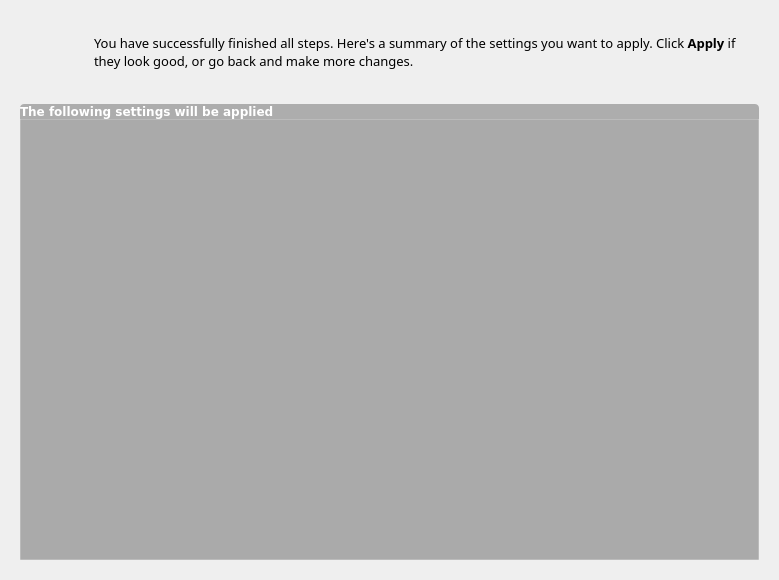
<?xml version="1.0" encoding="UTF-8"?>
<ui version="4.0">
 <class>summaryWidget</class>
 <widget class="QWidget" name="summaryWidget">
  <property name="geometry">
   <rect>
    <x>0</x>
    <y>0</y>
    <width>779</width>
    <height>580</height>
   </rect>
  </property>
  <property name="windowTitle">
   <string>Summary</string>
  </property>
  <property name="styleSheet">
   <string notr="true">QTextEdit {
	background-color: rgb(170, 170, 170);
	border: 1px solid rgba(255,255,255,50);
}

QPushButton{
	padding: 3px 10px 3px 10px;
	color: white;
	border:0px;
	border-radius:4px;
	background-color: rgb(68, 69, 70);
}

QPushButton::flat{
	border:1px solid  rgb(68, 69, 70);
	border-radius:4px;
	background-color: rgb(68, 69, 70);
}

QPushButton::flat:hover{
	border:1px solid rgba(0, 0, 0, 100);
	border-radius:4px;
	background-color: rgb(0, 172, 255);
}

QPushButton::flat:pressed{
	border:1px solid rgba(0, 0, 0, 100);
	border-radius:4px;
	background-color: rgb(106, 114, 128);
}</string>
  </property>
  <layout class="QGridLayout" name="gridLayout">
   <property name="margin">
    <number>20</number>
   </property>
   <property name="spacing">
    <number>0</number>
   </property>
   <item row="0" column="1" colspan="2">
    <widget class="QLabel" name="description">
     <property name="minimumSize">
      <size>
       <width>300</width>
       <height>0</height>
      </size>
     </property>
     <property name="font">
      <font>
       <family>Sans Serif</family>
       <pointsize>10</pointsize>
      </font>
     </property>
     <property name="styleSheet">
      <string notr="true"/>
     </property>
     <property name="text">
      <string>&lt;html&gt;&lt;head/&gt;&lt;body&gt;&lt;p&gt;You have successfully finished all steps. Here's a summary of the settings you want to apply. Click &lt;span style=&quot; font-weight:600;&quot;&gt;Apply&lt;/span&gt; if they look good, or go back and make more changes. &lt;/p&gt;&lt;/body&gt;&lt;/html&gt;</string>
     </property>
     <property name="wordWrap">
      <bool>true</bool>
     </property>
     <property name="indent">
      <number>10</number>
     </property>
    </widget>
   </item>
   <item row="1" column="0">
    <spacer name="verticalSpacer_6">
     <property name="orientation">
      <enum>Qt::Vertical</enum>
     </property>
     <property name="sizeType">
      <enum>QSizePolicy::Fixed</enum>
     </property>
     <property name="sizeHint" stdset="0">
      <size>
       <width>20</width>
       <height>20</height>
      </size>
     </property>
    </spacer>
   </item>
   <item row="2" column="0" colspan="3">
    <widget class="QLabel" name="label">
     <property name="font">
      <font>
       <family>DejaVu Sans</family>
       <pointsize>9</pointsize>
       <weight>75</weight>
       <bold>true</bold>
       <underline>false</underline>
      </font>
     </property>
     <property name="styleSheet">
      <string notr="true">background-color: rgba(0, 0, 0, 70);
color:white;
border-top-left-radius: 4px;
border-top-right-radius: 4px;</string>
     </property>
     <property name="text">
      <string>The following settings will be applied</string>
     </property>
     <property name="margin">
      <number>5</number>
     </property>
    </widget>
   </item>
   <item row="3" column="0" colspan="3">
    <widget class="QTextEdit" name="textSummary">
     <property name="font">
      <font>
       <family>Sans Serif</family>
       <pointsize>9</pointsize>
      </font>
     </property>
     <property name="styleSheet">
      <string notr="true">color: rgb(30, 43, 51)</string>
     </property>
     <property name="frameShape">
      <enum>QFrame::NoFrame</enum>
     </property>
     <property name="tabStopWidth">
      <number>10</number>
     </property>
    </widget>
   </item>
   <item row="0" column="0">
    <widget class="QLabel" name="label_2">
     <property name="minimumSize">
      <size>
       <width>64</width>
       <height>64</height>
      </size>
     </property>
     <property name="maximumSize">
      <size>
       <width>64</width>
       <height>64</height>
      </size>
     </property>
     <property name="text">
      <string/>
     </property>
     <property name="pixmap">
      <pixmap resource="../data/kaptan.qrc">:/raw/pixmap/basket.png</pixmap>
     </property>
    </widget>
   </item>
  </layout>
 </widget>
 <resources>
  <include location="../data/kaptan.qrc"/>
 </resources>
 <connections/>
</ui>
